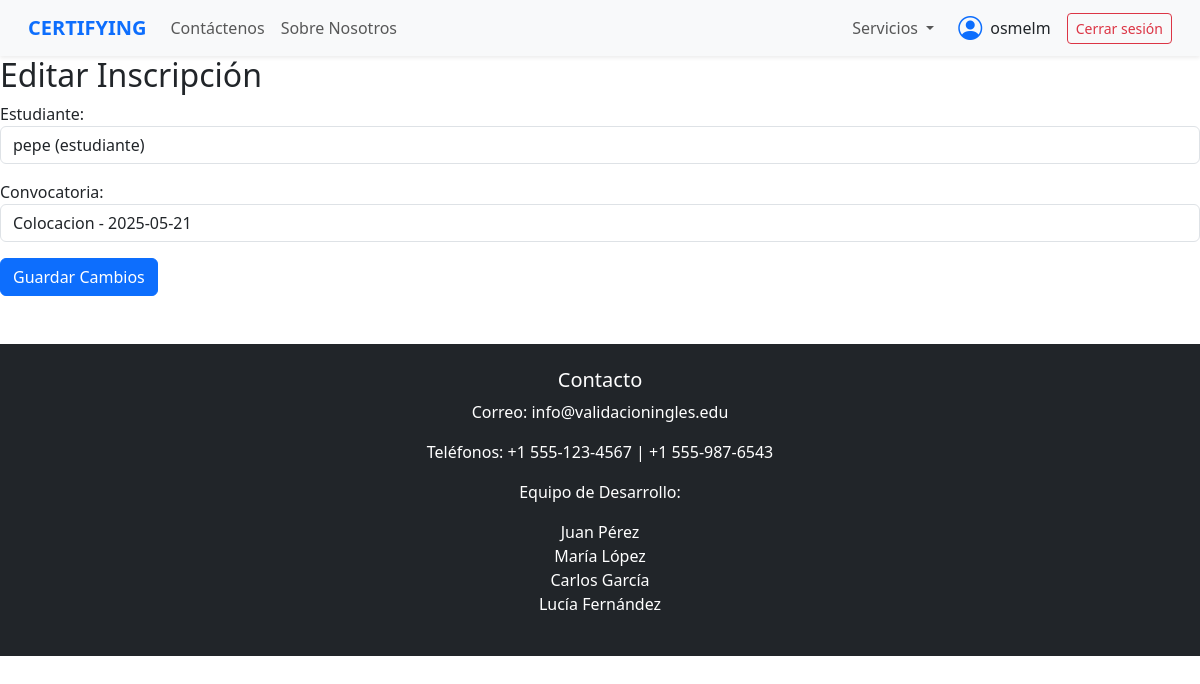
The app's page /inscripciones/editar/11/ (signed in) with its own data.
### gestion/models.py (models this page shows, shortened)
class Usuario(AbstractUser):
    TIPO_USUARIO = [
        ('estudiante', 'Estudiante'),
        ('profesor', 'Profesor del Centro')
    ]
    anios =[
        ('1', 'primero'),
        ('2', 'segundo'),
        ('3', 'tercero'),
        ('4', 'cuarto'),
    ]
    tipo_usuario = models.CharField(max_length=20, choices=TIPO_USUARIO)
    facultad = models.CharField(max_length=20)
    grupo = models.CharField(max_length=20,null=True, blank=True)
    anio_escolar = models.CharField(max_length=30, choices=anios, null=True, blank=True)
    carrera = models.CharField(max_length=100,null=True, blank=True)
    curso = models.CharField(max_length=30, blank=True, null=True)
    nivel = models.CharField(max_length=10,null=True, blank=True)
    def es_profesor(self):
        return self.tipo_usuario == 'profesor'
    def __str__(self):
        return f"{self.username} ({self.tipo_usuario})"

class Inscripcion(models.Model):
    estudiante = models.ForeignKey(
        Usuario,
        on_delete=models.CASCADE,
        limit_choices_to={'tipo_usuario': 'estudiante'}
    )
    convocatoria = models.ForeignKey(Convocatoria, on_delete=models.CASCADE)
    fecha_inscripcion = models.DateField(auto_now_add=True)
    class Meta:
        constraints = [
            models.UniqueConstraint(fields=['estudiante', 'convocatoria'], name='unique_inscripcion_estudiante_convocatoria')
        ]

### gestion/vistas/vista_inscripcion.py (the view)
# urls.py: path('inscripciones/editar/<int:inscripcion_id>/', vista_inscripcion.editar_inscripcion, name='editar_inscripcion'),
def editar_inscripcion(request, inscripcion_id):
    if not request.user.is_authenticated:
        messages.warning(request, "Debes iniciar sesión para acceder a esta página.")
        return redirect('login')
    if not request.user.es_profesor():
        messages.warning(request, "No tienes permisos para acceder a esta sección.")
        return redirect('pagina_principal')
    inscripcion = get_object_or_404(Inscripcion, id=inscripcion_id)
    if request.method == 'POST':
        form = InscripcionForm(request.POST, instance=inscripcion)
        if form.is_valid():
            form.save()
            return redirect('lista_inscripciones')
    else:
        form = InscripcionForm(instance=inscripcion)
    return render(request, 'inscripciones/editar_inscripcion.html', {'form': form})

### gestion/forms.py
class InscripcionForm(forms.ModelForm):
    class Meta:
        model = Inscripcion
        fields = ['estudiante', 'convocatoria']
        widgets = {
            'estudiante': forms.Select(attrs={'class': 'form-control estudiante-field'}),
            'convocatoria': forms.Select(attrs={'class': 'form-control convocatoria-field'}),
        }

### gestion/models.py (called while the page is built)
    def __str__(self):
        return f"{self.tipo.capitalize()} - {self.fecha}"

### templates/inscripciones/editar_inscripcion.html (shortened to what this page needs)
{% extends 'base.html' %}
{% block content %}
<h2>Editar Inscripción</h2>
<form method="post">
    {{ form.as_p }}
    <button type="submit" class="btn btn-primary">Guardar Cambios</button>
</form>
{% endblock %}

### templates/base.html (shortened to what this page needs)
{% load static %}
<!DOCTYPE html>
<html lang="es">
<head>
    <link rel="stylesheet" href="{% static 'css/bootstrap.min.css' %}">
    <link rel="stylesheet" href="{% static 'css/bootstrap-icons.css' %}">
    <link rel="stylesheet" href="{% static 'css/base.css' %}">
</head>
<body style="margin: 0; padding: 0;">
<nav class="navbar navbar-expand-lg navbar-light bg-light shadow-sm px-3">
  <div class="container-fluid">
    <a class="navbar-brand fw-bold text-primary" href="{% url 'pagina_principal' %}">CERTIFYING</a>
    <div class="collapse navbar-collapse" id="navbarMain">
      <ul class="navbar-nav me-auto mb-2 mb-lg-0">
        <li class="nav-item">
          <a class="nav-link" href="#">Contáctenos</a>
        </li>
        <li class="nav-item">
          <a class="nav-link" href="#">Sobre Nosotros</a>
        </li>
      </ul>
      <ul class="navbar-nav mb-2 mb-lg-0 d-flex align-items-lg-center">
        <li class="nav-item dropdown me-lg-3">
          <a class="nav-link dropdown-toggle" href="#" id="serviciosDropdown" role="button" data-bs-toggle="dropdown" aria-expanded="false">
            Servicios
          </a>
        </li>
        <li class="nav-item d-flex align-items-center me-lg-3">
          <i class="bi bi-person-circle fs-4 text-primary me-2"></i>
          <span class="text-nowrap">{{ request.user.username }}</span>
        </li>
        {% if request.user.is_authenticated %}
        <li class="nav-item">
            <form action="{% url 'logout' %}" method="post"     style="display: inline;">
                <button type="submit" class="btn btn-outline-danger btn-sm">Cerrar sesión</button>
            </form>
        </li>
        {% else %}
        <li class="nav-item">
            <a href="{% url 'login' %}" class="btn btn-outline-primary  btn-sm">Iniciar sesión</a>
        </li>
        {% endif %}
      </ul>
    </div>
  </div>
</nav>
    <main id="main" style="margin: 0; padding: 0; width: 100%">
        {% block content %}
        {% endblock %}
    </main>
    <footer class="text-center mt-5 bg-dark text-white py-4">
        <h5>Contacto</h5>
        <p>Correo: info@validacioningles.edu</p>
        <p>Teléfonos: +1 555-123-4567 | +1 555-987-6543</p>
        <p>Equipo de Desarrollo:</p>
        <ul class="list-unstyled">
            <li>Juan Pérez</li>
            <li>María López</li>
            <li>Carlos García</li>
            <li>Lucía Fernández</li>
        </ul>
    </footer>
</body>
</html>

### static/css/base.css (style rules this page uses)
* { margin: 0; padding: 0; box-sizing: border-box; }
#main { width:100%; }

### records on screen
Usuario: user.username "osmelm"
Inscripcion: estudiante "pepe (estudiante)", convocatoria "Colocacion - 2025-05-21"
